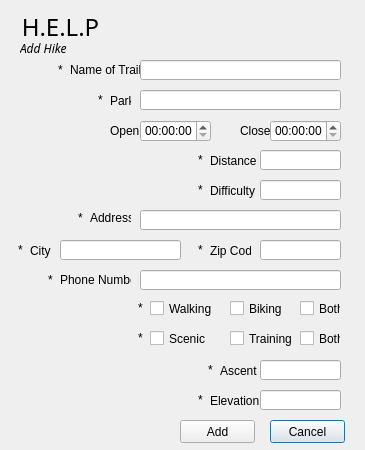
<?xml version="1.0" encoding="UTF-8"?>
<ui version="4.0">
 <class>addHikes</class>
 <widget class="QDialog" name="addHikes">
  <property name="geometry">
   <rect>
    <x>0</x>
    <y>0</y>
    <width>365</width>
    <height>450</height>
   </rect>
  </property>
  <property name="windowTitle">
   <string>Dialog</string>
  </property>
  <widget class="QCheckBox" name="both2">
   <property name="geometry">
    <rect>
     <x>300</x>
     <y>330</y>
     <width>41</width>
     <height>17</height>
    </rect>
   </property>
   <property name="text">
    <string>Both</string>
   </property>
  </widget>
  <widget class="QLabel" name="errorMesg">
   <property name="geometry">
    <rect>
     <x>140</x>
     <y>20</y>
     <width>211</width>
     <height>16</height>
    </rect>
   </property>
   <property name="text">
    <string/>
   </property>
   <property name="alignment">
    <set>Qt::AlignLeading|Qt::AlignLeft|Qt::AlignVCenter</set>
   </property>
  </widget>
  <widget class="QLineEdit" name="ascent">
   <property name="geometry">
    <rect>
     <x>260</x>
     <y>360</y>
     <width>81</width>
     <height>20</height>
    </rect>
   </property>
  </widget>
  <widget class="QLineEdit" name="distance">
   <property name="geometry">
    <rect>
     <x>260</x>
     <y>150</y>
     <width>81</width>
     <height>20</height>
    </rect>
   </property>
  </widget>
  <widget class="QLabel" name="title">
   <property name="geometry">
    <rect>
     <x>10</x>
     <y>10</y>
     <width>101</width>
     <height>31</height>
    </rect>
   </property>
   <property name="font">
    <font>
     <family>Showcard Gothic</family>
     <pointsize>18</pointsize>
     <underline>false</underline>
    </font>
   </property>
   <property name="text">
    <string>H.E.L.P</string>
   </property>
   <property name="textFormat">
    <enum>Qt::RichText</enum>
   </property>
   <property name="alignment">
    <set>Qt::AlignCenter</set>
   </property>
   <property name="wordWrap">
    <bool>false</bool>
   </property>
  </widget>
  <widget class="QCheckBox" name="walking">
   <property name="geometry">
    <rect>
     <x>150</x>
     <y>300</y>
     <width>70</width>
     <height>17</height>
    </rect>
   </property>
   <property name="text">
    <string>Walking</string>
   </property>
  </widget>
  <widget class="QPushButton" name="pushButton_2">
   <property name="geometry">
    <rect>
     <x>270</x>
     <y>420</y>
     <width>75</width>
     <height>23</height>
    </rect>
   </property>
   <property name="text">
    <string>Cancel</string>
   </property>
  </widget>
  <widget class="QLabel" name="label_10">
   <property name="geometry">
    <rect>
     <x>60</x>
     <y>270</y>
     <width>71</width>
     <height>20</height>
    </rect>
   </property>
   <property name="text">
    <string>Phone Number</string>
   </property>
  </widget>
  <widget class="QCheckBox" name="both1">
   <property name="geometry">
    <rect>
     <x>300</x>
     <y>300</y>
     <width>41</width>
     <height>17</height>
    </rect>
   </property>
   <property name="text">
    <string>Both</string>
   </property>
  </widget>
  <widget class="QLineEdit" name="address">
   <property name="geometry">
    <rect>
     <x>140</x>
     <y>210</y>
     <width>201</width>
     <height>20</height>
    </rect>
   </property>
  </widget>
  <widget class="QLabel" name="label_2">
   <property name="geometry">
    <rect>
     <x>110</x>
     <y>90</y>
     <width>21</width>
     <height>21</height>
    </rect>
   </property>
   <property name="text">
    <string>Park</string>
   </property>
  </widget>
  <widget class="QLineEdit" name="park">
   <property name="geometry">
    <rect>
     <x>140</x>
     <y>90</y>
     <width>201</width>
     <height>20</height>
    </rect>
   </property>
  </widget>
  <widget class="QLabel" name="label_3">
   <property name="geometry">
    <rect>
     <x>240</x>
     <y>120</y>
     <width>31</width>
     <height>21</height>
    </rect>
   </property>
   <property name="text">
    <string>Close</string>
   </property>
  </widget>
  <widget class="QTimeEdit" name="openTime">
   <property name="geometry">
    <rect>
     <x>140</x>
     <y>120</y>
     <width>71</width>
     <height>22</height>
    </rect>
   </property>
  </widget>
  <widget class="QLabel" name="label_4">
   <property name="geometry">
    <rect>
     <x>110</x>
     <y>120</y>
     <width>31</width>
     <height>21</height>
    </rect>
   </property>
   <property name="text">
    <string>Open</string>
   </property>
  </widget>
  <widget class="QCheckBox" name="scenic">
   <property name="geometry">
    <rect>
     <x>150</x>
     <y>330</y>
     <width>70</width>
     <height>17</height>
    </rect>
   </property>
   <property name="text">
    <string>Scenic</string>
   </property>
  </widget>
  <widget class="QLabel" name="label_8">
   <property name="geometry">
    <rect>
     <x>30</x>
     <y>240</y>
     <width>21</width>
     <height>21</height>
    </rect>
   </property>
   <property name="text">
    <string>City</string>
   </property>
  </widget>
  <widget class="QLabel" name="label">
   <property name="geometry">
    <rect>
     <x>70</x>
     <y>60</y>
     <width>71</width>
     <height>20</height>
    </rect>
   </property>
   <property name="text">
    <string>Name of Trail</string>
   </property>
  </widget>
  <widget class="QLineEdit" name="difficulty">
   <property name="geometry">
    <rect>
     <x>260</x>
     <y>180</y>
     <width>81</width>
     <height>20</height>
    </rect>
   </property>
  </widget>
  <widget class="QLabel" name="label_7">
   <property name="geometry">
    <rect>
     <x>90</x>
     <y>210</y>
     <width>41</width>
     <height>16</height>
    </rect>
   </property>
   <property name="text">
    <string>Address</string>
   </property>
  </widget>
  <widget class="QCheckBox" name="training">
   <property name="geometry">
    <rect>
     <x>230</x>
     <y>330</y>
     <width>70</width>
     <height>17</height>
    </rect>
   </property>
   <property name="text">
    <string>Training</string>
   </property>
  </widget>
  <widget class="QTimeEdit" name="closeTime">
   <property name="geometry">
    <rect>
     <x>270</x>
     <y>120</y>
     <width>71</width>
     <height>22</height>
    </rect>
   </property>
  </widget>
  <widget class="QLineEdit" name="city">
   <property name="geometry">
    <rect>
     <x>60</x>
     <y>240</y>
     <width>121</width>
     <height>20</height>
    </rect>
   </property>
  </widget>
  <widget class="QLabel" name="label_9">
   <property name="geometry">
    <rect>
     <x>210</x>
     <y>240</y>
     <width>41</width>
     <height>21</height>
    </rect>
   </property>
   <property name="text">
    <string>Zip Code</string>
   </property>
  </widget>
  <widget class="QCheckBox" name="biking">
   <property name="geometry">
    <rect>
     <x>230</x>
     <y>300</y>
     <width>70</width>
     <height>17</height>
    </rect>
   </property>
   <property name="text">
    <string>Biking</string>
   </property>
  </widget>
  <widget class="QLabel" name="label_13">
   <property name="geometry">
    <rect>
     <x>210</x>
     <y>390</y>
     <width>51</width>
     <height>21</height>
    </rect>
   </property>
   <property name="text">
    <string>Elevation</string>
   </property>
  </widget>
  <widget class="QLineEdit" name="phoneNum">
   <property name="geometry">
    <rect>
     <x>140</x>
     <y>270</y>
     <width>201</width>
     <height>20</height>
    </rect>
   </property>
  </widget>
  <widget class="QLabel" name="label_11">
   <property name="geometry">
    <rect>
     <x>20</x>
     <y>40</y>
     <width>61</width>
     <height>16</height>
    </rect>
   </property>
   <property name="font">
    <font>
     <family>Lucida Sans</family>
     <italic>true</italic>
    </font>
   </property>
   <property name="text">
    <string>Add Hike</string>
   </property>
  </widget>
  <widget class="QLabel" name="label_12">
   <property name="geometry">
    <rect>
     <x>220</x>
     <y>360</y>
     <width>41</width>
     <height>21</height>
    </rect>
   </property>
   <property name="text">
    <string>Ascent</string>
   </property>
  </widget>
  <widget class="QPushButton" name="add">
   <property name="geometry">
    <rect>
     <x>180</x>
     <y>420</y>
     <width>75</width>
     <height>23</height>
    </rect>
   </property>
   <property name="text">
    <string>Add</string>
   </property>
  </widget>
  <widget class="QLineEdit" name="name">
   <property name="geometry">
    <rect>
     <x>140</x>
     <y>60</y>
     <width>201</width>
     <height>20</height>
    </rect>
   </property>
  </widget>
  <widget class="QLineEdit" name="zipcode">
   <property name="geometry">
    <rect>
     <x>260</x>
     <y>240</y>
     <width>81</width>
     <height>20</height>
    </rect>
   </property>
  </widget>
  <widget class="QLabel" name="label_5">
   <property name="geometry">
    <rect>
     <x>210</x>
     <y>150</y>
     <width>47</width>
     <height>21</height>
    </rect>
   </property>
   <property name="text">
    <string>Distance</string>
   </property>
  </widget>
  <widget class="QLabel" name="label_6">
   <property name="geometry">
    <rect>
     <x>210</x>
     <y>180</y>
     <width>47</width>
     <height>21</height>
    </rect>
   </property>
   <property name="text">
    <string>Difficulty</string>
   </property>
  </widget>
  <widget class="QLineEdit" name="elevation">
   <property name="geometry">
    <rect>
     <x>260</x>
     <y>390</y>
     <width>81</width>
     <height>20</height>
    </rect>
   </property>
  </widget>
  <widget class="QLabel" name="errorName">
   <property name="geometry">
    <rect>
     <x>50</x>
     <y>60</y>
     <width>21</width>
     <height>20</height>
    </rect>
   </property>
   <property name="text">
    <string>*</string>
   </property>
   <property name="alignment">
    <set>Qt::AlignCenter</set>
   </property>
  </widget>
  <widget class="QLabel" name="errorPark">
   <property name="geometry">
    <rect>
     <x>90</x>
     <y>90</y>
     <width>21</width>
     <height>20</height>
    </rect>
   </property>
   <property name="text">
    <string>*</string>
   </property>
   <property name="alignment">
    <set>Qt::AlignCenter</set>
   </property>
  </widget>
  <widget class="QLabel" name="errorDis">
   <property name="geometry">
    <rect>
     <x>190</x>
     <y>150</y>
     <width>21</width>
     <height>20</height>
    </rect>
   </property>
   <property name="text">
    <string>*</string>
   </property>
   <property name="alignment">
    <set>Qt::AlignCenter</set>
   </property>
  </widget>
  <widget class="QLabel" name="errorDiff">
   <property name="geometry">
    <rect>
     <x>190</x>
     <y>180</y>
     <width>21</width>
     <height>20</height>
    </rect>
   </property>
   <property name="text">
    <string>*</string>
   </property>
   <property name="alignment">
    <set>Qt::AlignCenter</set>
   </property>
  </widget>
  <widget class="QLabel" name="errorAdd">
   <property name="geometry">
    <rect>
     <x>70</x>
     <y>210</y>
     <width>21</width>
     <height>16</height>
    </rect>
   </property>
   <property name="text">
    <string>*</string>
   </property>
   <property name="alignment">
    <set>Qt::AlignCenter</set>
   </property>
  </widget>
  <widget class="QLabel" name="errorCity">
   <property name="geometry">
    <rect>
     <x>10</x>
     <y>240</y>
     <width>21</width>
     <height>20</height>
    </rect>
   </property>
   <property name="text">
    <string>*</string>
   </property>
   <property name="alignment">
    <set>Qt::AlignCenter</set>
   </property>
  </widget>
  <widget class="QLabel" name="errorZip">
   <property name="geometry">
    <rect>
     <x>190</x>
     <y>240</y>
     <width>21</width>
     <height>20</height>
    </rect>
   </property>
   <property name="text">
    <string>*</string>
   </property>
   <property name="alignment">
    <set>Qt::AlignCenter</set>
   </property>
  </widget>
  <widget class="QLabel" name="errorPhone">
   <property name="geometry">
    <rect>
     <x>40</x>
     <y>270</y>
     <width>21</width>
     <height>20</height>
    </rect>
   </property>
   <property name="text">
    <string>*</string>
   </property>
   <property name="alignment">
    <set>Qt::AlignCenter</set>
   </property>
  </widget>
  <widget class="QLabel" name="errorWB">
   <property name="geometry">
    <rect>
     <x>130</x>
     <y>300</y>
     <width>21</width>
     <height>16</height>
    </rect>
   </property>
   <property name="text">
    <string>*</string>
   </property>
   <property name="alignment">
    <set>Qt::AlignCenter</set>
   </property>
  </widget>
  <widget class="QLabel" name="errorType">
   <property name="geometry">
    <rect>
     <x>130</x>
     <y>330</y>
     <width>21</width>
     <height>16</height>
    </rect>
   </property>
   <property name="text">
    <string>*</string>
   </property>
   <property name="alignment">
    <set>Qt::AlignCenter</set>
   </property>
  </widget>
  <widget class="QLabel" name="errorAsc">
   <property name="geometry">
    <rect>
     <x>200</x>
     <y>360</y>
     <width>21</width>
     <height>20</height>
    </rect>
   </property>
   <property name="text">
    <string>*</string>
   </property>
   <property name="alignment">
    <set>Qt::AlignCenter</set>
   </property>
  </widget>
  <widget class="QLabel" name="errorElev">
   <property name="geometry">
    <rect>
     <x>190</x>
     <y>390</y>
     <width>21</width>
     <height>20</height>
    </rect>
   </property>
   <property name="text">
    <string>*</string>
   </property>
   <property name="alignment">
    <set>Qt::AlignCenter</set>
   </property>
  </widget>
 </widget>
 <resources/>
 <connections/>
</ui>
